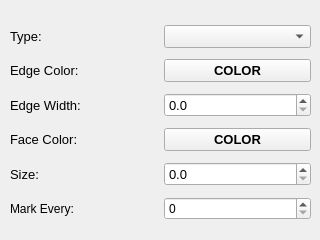
    <widget class="QWidget" name="tab_3">
     <attribute name="title">
      <string>Marker</string>
     </attribute>
     <widget class="QWidget" name="gridLayoutWidget_10">
      <property name="geometry">
       <rect>
        <x>10</x>
        <y>20</y>
        <width>301</width>
        <height>211</height>
       </rect>
      </property>
      <layout class="QGridLayout" name="gridLayout_10">
       <item row="2" column="0">
        <widget class="QLabel" name="label_8">
         <property name="font">
          <font>
           <family>Arial</family>
           <pointsize>10</pointsize>
          </font>
         </property>
         <property name="text">
          <string>Edge Width:</string>
         </property>
        </widget>
       </item>
       <item row="4" column="0">
        <widget class="QLabel" name="label_14">
         <property name="font">
          <font>
           <family>Arial</family>
           <pointsize>10</pointsize>
          </font>
         </property>
         <property name="text">
          <string>Size:</string>
         </property>
        </widget>
       </item>
       <item row="3" column="0">
        <widget class="QLabel" name="label_12">
         <property name="font">
          <font>
           <family>Arial</family>
           <pointsize>10</pointsize>
          </font>
         </property>
         <property name="text">
          <string>Face Color:</string>
         </property>
        </widget>
       </item>
       <item row="1" column="0">
        <widget class="QLabel" name="label_7">
         <property name="font">
          <font>
           <family>Arial</family>
           <pointsize>10</pointsize>
          </font>
         </property>
         <property name="text">
          <string>Edge Color:</string>
         </property>
        </widget>
       </item>
       <item row="2" column="1">
        <widget class="QDoubleSpinBox" name="sbMEW">
         <property name="font">
          <font>
           <family>Arial</family>
           <pointsize>10</pointsize>
          </font>
         </property>
         <property name="decimals">
          <number>1</number>
         </property>
         <property name="singleStep">
          <double>0.100000000000000</double>
         </property>
        </widget>
       </item>
       <item row="0" column="1">
        <widget class="QComboBox" name="cbMT">
         <property name="font">
          <font>
           <family>Arial</family>
           <pointsize>10</pointsize>
          </font>
         </property>
        </widget>
       </item>
       <item row="4" column="1">
        <widget class="QDoubleSpinBox" name="sbMS">
         <property name="font">
          <font>
           <family>Arial</family>
           <pointsize>10</pointsize>
          </font>
         </property>
         <property name="decimals">
          <number>1</number>
         </property>
         <property name="maximum">
          <double>1000.000000000000000</double>
         </property>
         <property name="singleStep">
          <double>0.100000000000000</double>
         </property>
        </widget>
       </item>
       <item row="0" column="0">
        <widget class="QLabel" name="label_6">
         <property name="font">
          <font>
           <family>Arial</family>
           <pointsize>10</pointsize>
          </font>
         </property>
         <property name="text">
          <string>Type:</string>
         </property>
        </widget>
       </item>
       <item row="1" column="1">
        <widget class="QPushButton" name="btnMEC">
         <property name="font">
          <font>
           <family>Arial</family>
           <pointsize>10</pointsize>
           <weight>75</weight>
           <bold>true</bold>
          </font>
         </property>
         <property name="text">
          <string>COLOR</string>
         </property>
        </widget>
       </item>
       <item row="3" column="1">
        <widget class="QPushButton" name="btnMFC">
         <property name="font">
          <font>
           <family>Arial</family>
           <pointsize>10</pointsize>
           <weight>75</weight>
           <bold>true</bold>
          </font>
         </property>
         <property name="text">
          <string>COLOR</string>
         </property>
        </widget>
       </item>
       <item row="5" column="0">
        <widget class="QLabel" name="label_46">
         <property name="text">
          <string>Mark Every:</string>
         </property>
        </widget>
       </item>
       <item row="5" column="1">
        <widget class="QSpinBox" name="spinBox_2">
         <property name="maximum">
          <number>99999</number>
         </property>
        </widget>
       </item>
      </layout>
     </widget>
    </widget>
